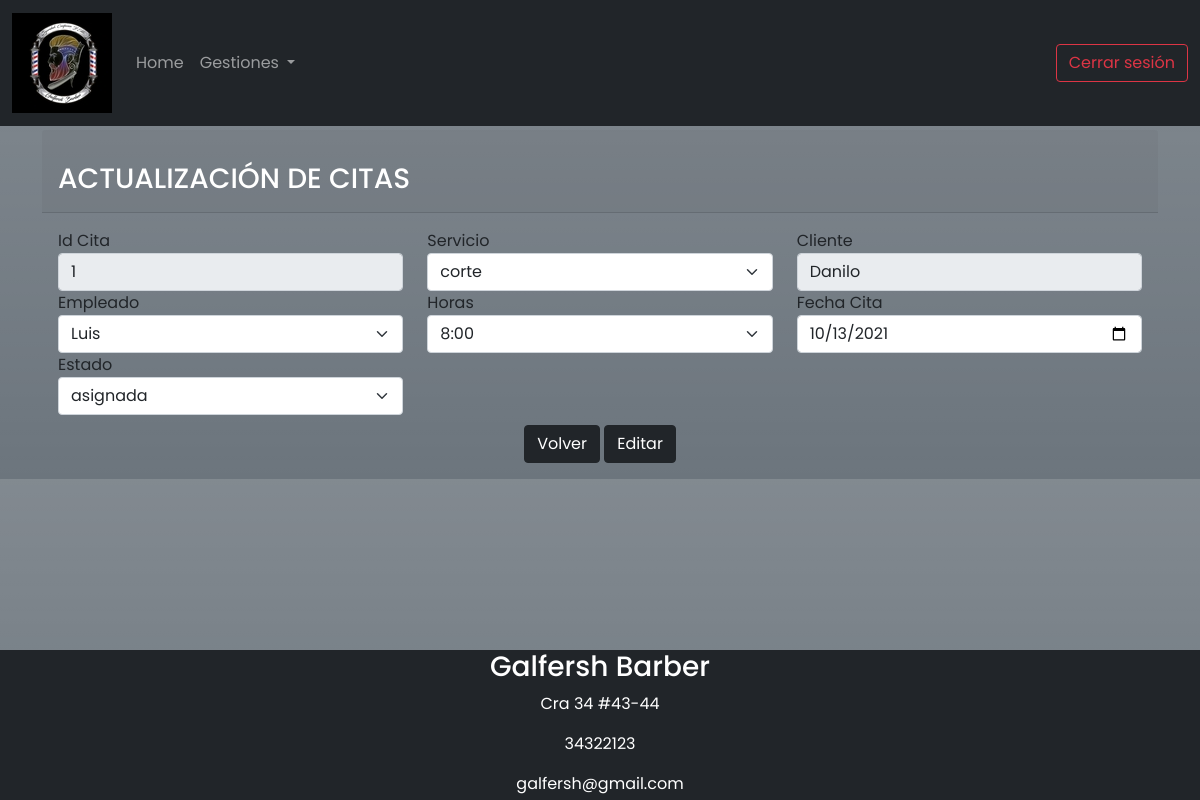
The app's page /citas/editarci.php?idcita=1 (signed in) with its own data.
### tables this page shows
CREATE TABLE `citas` (
  `idcita` int(11) NOT NULL,
  `Servicio_idServicio` int(11) NOT NULL,
  `Cliente_idCliente` int(11) NOT NULL,
  `Empleado_idEmpleado` int(11) NOT NULL,
  `Horas_idHoras` int(11) NOT NULL,
  `Fecha_cita` date NOT NULL,
  `Estado_cita_idEstado_cita` int(11) NOT NULL
);

CREATE TABLE `servicio` (
  `idServicio` int(11) NOT NULL,
  `descripición` varchar(45) NOT NULL,
  `precio` int(11) NOT NULL,
  `cargo_idcargo` int(11) NOT NULL
);

CREATE TABLE `cliente` (
  `idCliente` int(11) NOT NULL,
  `nombres` varchar(45) NOT NULL,
  `Apellidos` varchar(45) NOT NULL,
  `Correo` varchar(45) NOT NULL,
  `Fecha_N` date NOT NULL
);

CREATE TABLE `empleado` (
  `cedula` int(11) NOT NULL,
  `nombre` varchar(45) NOT NULL,
  `Apellidos` varchar(45) NOT NULL,
  `Correo` varchar(45) NOT NULL,
  `Dirección` varchar(45) NOT NULL,
  `dias_iddias` int(11) NOT NULL,
  `cargo_idcargo` int(11) NOT NULL
);

CREATE TABLE `horas` (
  `idHoras` int(11) NOT NULL,
  `descripcion` varchar(45) NOT NULL
);

CREATE TABLE `estado_cita` (
  `idEstado_cita` int(11) NOT NULL,
  `descripciòn` varchar(45) NOT NULL
);

### citas/editarci.php (the view, shortened to what this page needs)
<?php
include("../Class/class_citas.php");
$cita = new Citas();
$reg = $cita->citasId($_GET['idcita']);
if ($_SESSION['usuario'] && $_SESSION['rol'] == 1) {
?>
    <!doctype html>
    <html lang="es">
    <head>
        <link rel="stylesheet" language="javascript" href="../bootstrap/css/bootstrap.min.css">
        <link rel="stylesheet" href="../sw/dist/sweetalert2.min.css">
        <link rel="stylesheet" href="../CSS/Style.css">
        <link rel="stylesheet" href="https://cdnjs.cloudflare.com/ajax/libs/animate.css/4.1.1/animate.min.css" />
    </head>
    <body class="bg-secondary bg-gradient">
        <nav class="navbar navbar-dark bg-dark navbar-expand-lg fixed-top">
            <div class="container-fluid">
                <a class="navbar-brand" href="./Home.php">
                    <img src="../Images/LogoPequeño.jpg" alt="" width="100" height="100">
                </a>
                <div class="collapse navbar-collapse" id="navbarSupportedContent">
                    <ul class="navbar-nav me-auto mb-2 mb-lg-0">
                        <li class="nav-item">
                            <a class="nav-link" aria-current="page" href="../Home.php">Home</a>
                        </li>
                        <?php
                        if ($_SESSION['usuario'] && $_SESSION['rol'] == 1) {
                        ?>
                            <li class="nav-item dropdown">
                                <a class="nav-link dropdown-toggle" href="#" id="navbarDropdownMenuLink" role="button" data-bs-toggle="dropdown" aria-expanded="false">
                                    Gestiones
                                </a>
                            </li>
                        <?php
                        }
                        ?>
                    </ul>
                    <a type="button" class="btn btn-outline-danger" href="../logout.php">Cerrar sesión</a>
                </div>
            </div>
        </nav>
        <div class="posicion">
            <div class="container">
                <div class="card-header ">
                    <br>
                    <h3 class="text-white">ACTUALIZACIÓN DE CITAS</h3>
                </div>
                <div class=" card-body">
                    <div class="row">
                        <div class="col-md-4">
                            <form name="form" action="editarci.php" method="POST">
                                <label for="idEmpleado">Id Cita</label>
                                <input class="form-control" type="text" name="id" value="<?php echo $_GET['idcita'] ?>" readonly>
                        </div>
                        <div class="col-md-4">
                            <label for="nom_e">Servicio</label>
                            <div class="form-group">
                                <select class="form-select" name="servicio" Required>
                                    <option value="<?php echo $reg[0]['idServicio'] ?>"><?php echo $reg[0]['descripición'] ?></option>
                                </select>
                            </div>
                        </div>
                        <div class="col-md-4">
                            <label for="apel_e">Cliente</label>
                            <input type="text" id="apel_c" name="cliente" class="form-control" value="<?php echo $reg[0]['nombres'] ?>" readonly>
                        </div>
                        <div class="col-md-4">
                            <label for="email_e">Empleado</label>
                            <div class="form-group">
                                <select class="form-select" name="empleado" Required>
                                    <option value="<?php echo $reg[0]['cedula'] ?>"><?php echo $reg[0]['nombre'] ?></option>
                                </select>
                            </div>
                        </div>
                        <div class="col-md-4">
                            <label for="dir_e">Horas</label>
                            <div class="form-group">
                                <select class="form-select" name="hora" Required>
                                    <option value="<?php echo $reg[0]['idHoras'] ?>"><?php echo $reg[0]['descripcion'] ?></option>
                                </select>
                            </div>
                        </div>
                        <div class="col-md-4">
                            <label for="dir_e">Fecha Cita</label>
                            <input type="date" id="dir_e" name="fecha" class="form-control" value="<?php echo $reg[0]['Fecha_cita'] ?>" Required>
                        </div>
                        <div class="col-md-4">
                            <label for="dir_e">Estado</label>
                            <div class="form-group">
                                <select class="form-select" name="estado" Required>
                                    <option value="<?php echo $reg[0]['idEstado_cita'] ?>"><?php echo $reg[0]['descripciòn'] ?></option>
                                </select>
                            </div>
                        </div>
                        <br><br><br>
                        <div class="col-md-12 centrar">
                            <input type="button" value="Volver" class="btn btn-dark" title="Volver" onclick="window.location='gestionCi.php'">
                            <input type="submit" value="Editar" class="btn btn-dark" title="Editar">
                        </div>
                    </div>
                </div>
            </div>
        </div>
        <footer class="bg bg-dark text-white " style=" position: absolute;bottom: 0;width: 100%;height: 150px;">
            <div class="centrar">
                <address>
                    <h3>Galfersh Barber</h3>
                    <p> <span class="oi oi-home footer-address-icon"></span>Cra 34 #43-44</p>
                    <p><span class="oi oi-phone footer-address-icon"></span>34322123</p>
                    <p><span class="oi oi-inbox footer-address-icon"></span>galfersh@gmail.com</p>
                </address>
            </div>
        </footer>
    </body>
    </html>
<?php
} else if (isset($_SESSION['usuario']) && $_SESSION['rol'] == 3 || $_SESSION['rol'] == 2) {
    echo "
    <script type = 'text/javascript'>
    Swal.fire({
        title: 'Error!',
        text: 'Usuario no autorizado',
        icon: 'error',
        showClass: {
            popup: 'animate__animated animate__fadeInDown'
          },
          hideClass: {
            popup: 'animate__animated animate__fadeOutUp'
          }
    }).then((result)=>{
            if(result.value){
                window.location ='../Home.php';
            }
        });
    </script>
";
} else if ($_SESSION['usuario'] == null) {
    echo "
    <script type = 'text/javascript'>
    Swal.fire({
        title: 'Error!',
        text: 'Inicie Sesión como admin',
        icon: 'error',
        showClass: {
            popup: 'animate__animated animate__fadeInDown'
          },
          hideClass: {
            popup: 'animate__animated animate__fadeOutUp'
          }
    }).then((result)=>{
            if(result.value){
                window.location ='../Home.php';
            }
        });
    </script>
";
}
?>

### CSS/Style.css (style rules this page uses)
.centrar { justify-content: center; text-align: center; }
nav { position: fixed; }
* { font-family: 'Josefin Sans', sans-serif; font-family: 'Outfit', sans-serif; font-family: 'Poppins', sans-serif; }
.posicion { margin-top: 130px; margin-bottom: 0px; }
body { background-color: #A8A8A8; font-family: 'Roboto', sans-serif; }

### records on screen
citas: servicio "corte", cliente "Danilo", empleado "Luis", hora "8:00", fecha "10/13/2021", estado "asignada"
